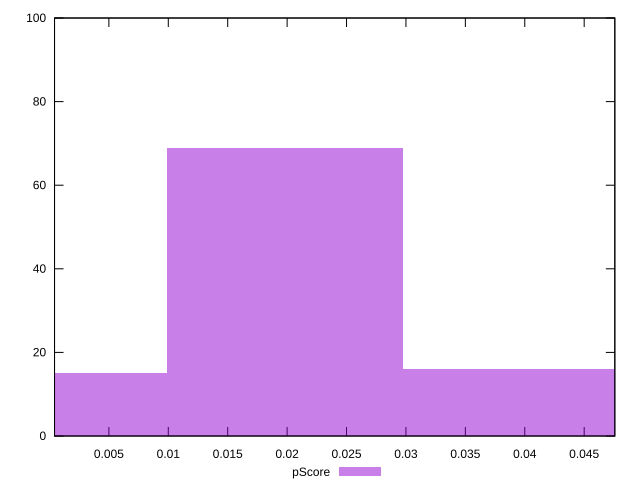

Generate this figure with gnuplot:
reset

$pScore <<EOF
0 15
0.019810273181811586 69
0.03962054636362317 16
EOF

set key outside below
set boxwidth 0.019810273181811586
set xrange [0.00042606945572987165:0.04757866783942866]
set yrange [0:100]
set trange [0:100]
set style fill transparent solid 0.5 noborder
set terminal svg size 640, 490 enhanced background rgb 'white'
set output "report_00015_2021-02-09T16-11-33.973Z/largest-contentful-paint/samples/pages+cached+noadtech/pScore/histogram.svg"

plot $pScore title "pScore" with boxes

reset
